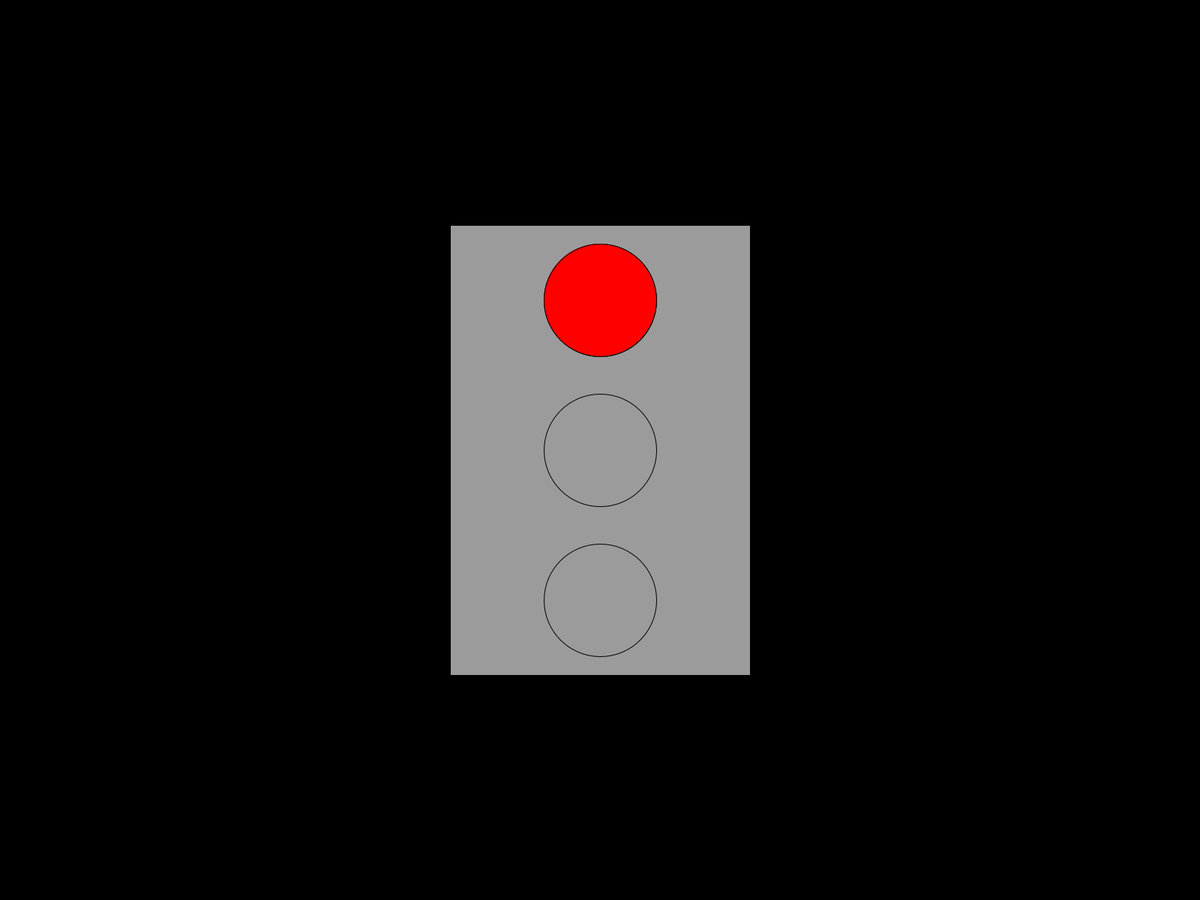
Frame 1 (no input)
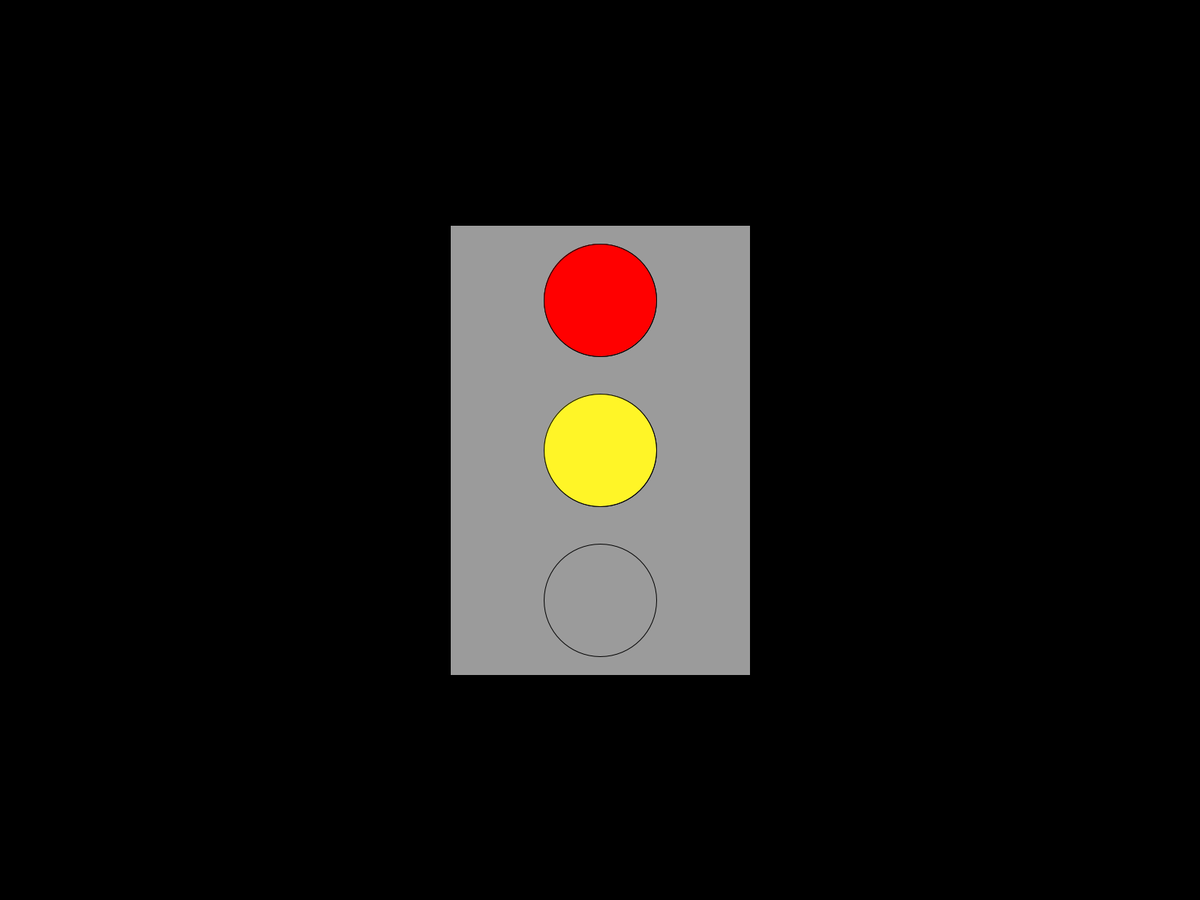
Frame 60 (the mouse pressed at the canvas centre just before this capture)
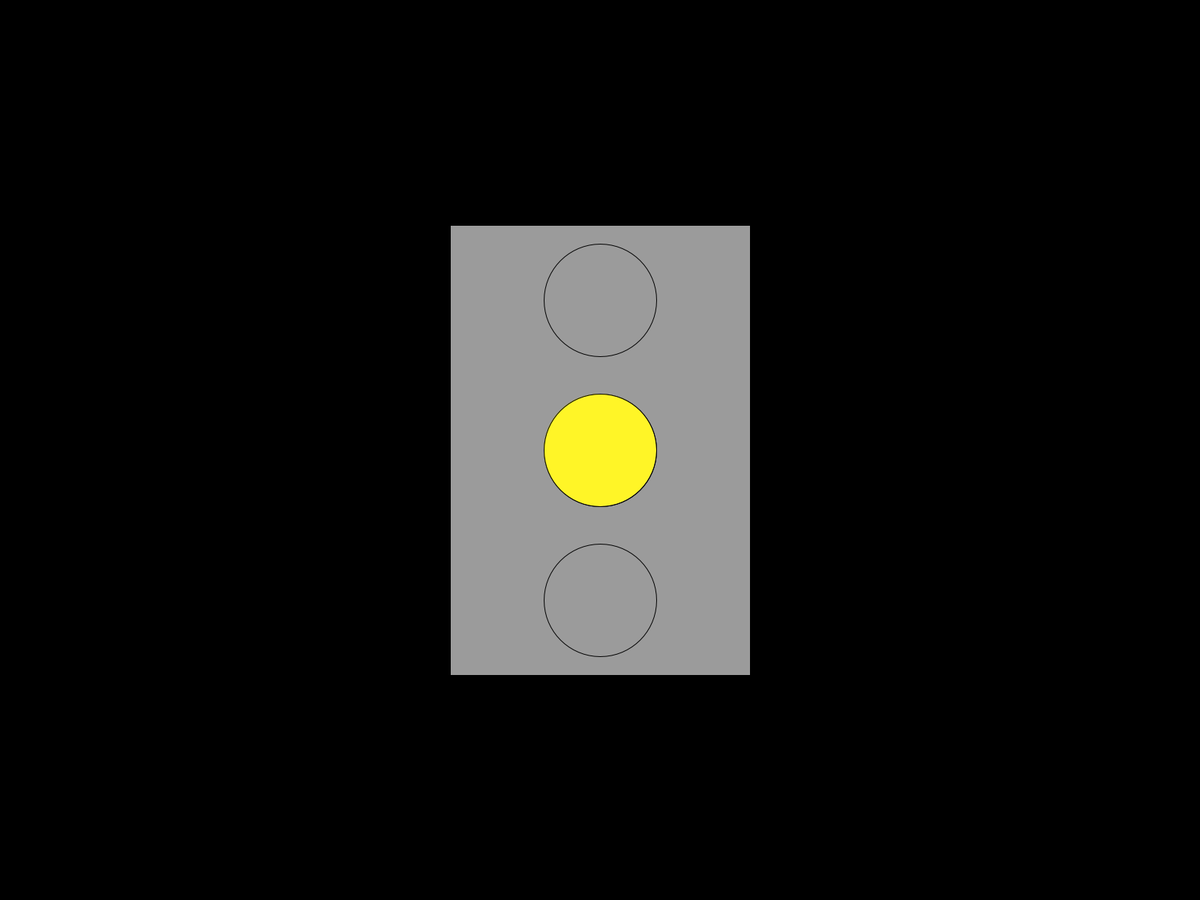
Frame 120 (the mouse held since frame 60 and released just before this capture)

The Processing sketch that drew these frames (run headless with seeded random() and noise(); from frame 60 on, the mouse is pressed at the canvas centre):

// Processing sketch: Task3
// ── Task3.pde
color red = color(255, 0, 0);
color yellow = color(255, 245, 39);
color green = color(0, 255, 0);
color gray = color(155);
int time = 0;

void setup ()
{
  background (0);
  stroke (0);
  fullScreen ();
  frameRate(25);
}

void draw()
{
  int rectX = width/2 - 200;
  int rectY = height/2 - 300;
  int rectWidth = 400;
  int rectHeight = 600;

  int circleY2 = height/2; // Top circle
  int circleY1 = height/2 -200; // Middle circle
  int circleY3 = height/2 + 200; // Bottom circle
  int circleWidthHeight = 150;
  int circleX = width/2;
  fill(155);
  rect (rectX, rectY, rectWidth, rectHeight);
  ellipse (circleX, circleY2, circleWidthHeight, circleWidthHeight );
  ellipse (circleX, circleY3, circleWidthHeight, circleWidthHeight );
  ellipse (circleX, circleY1, circleWidthHeight, circleWidthHeight );

  if (time <= 10)
  {
    fill(red);
    ellipse (circleX, circleY1, circleWidthHeight, circleWidthHeight );
  } else if (time >=10 && time <=20)
  {
    fill(red);
    ellipse (circleX, circleY1, circleWidthHeight, circleWidthHeight );
    fill(yellow);
    ellipse (circleX, circleY2, circleWidthHeight, circleWidthHeight );
  } else if (time > 20 && time <=30)
  {
    fill(green);
    ellipse (circleX, circleY3, circleWidthHeight, circleWidthHeight );
  } else if (time > 30 && time <= 40)
  {
    fill(yellow);
    ellipse (circleX, circleY2, circleWidthHeight, circleWidthHeight );
  } else if (time > 40 && time <=50)
  {
    fill(red);
    ellipse (circleX, circleY1, circleWidthHeight, circleWidthHeight );
    time = 0;
  }
  time ++;
}
